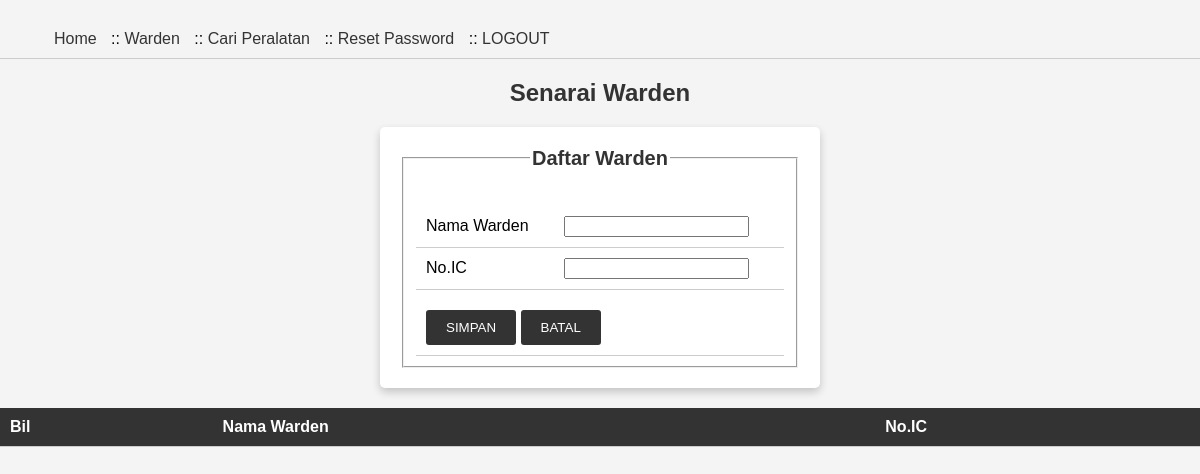
Before: /admin/index.php?menu=warden (signed in) with the older database file.
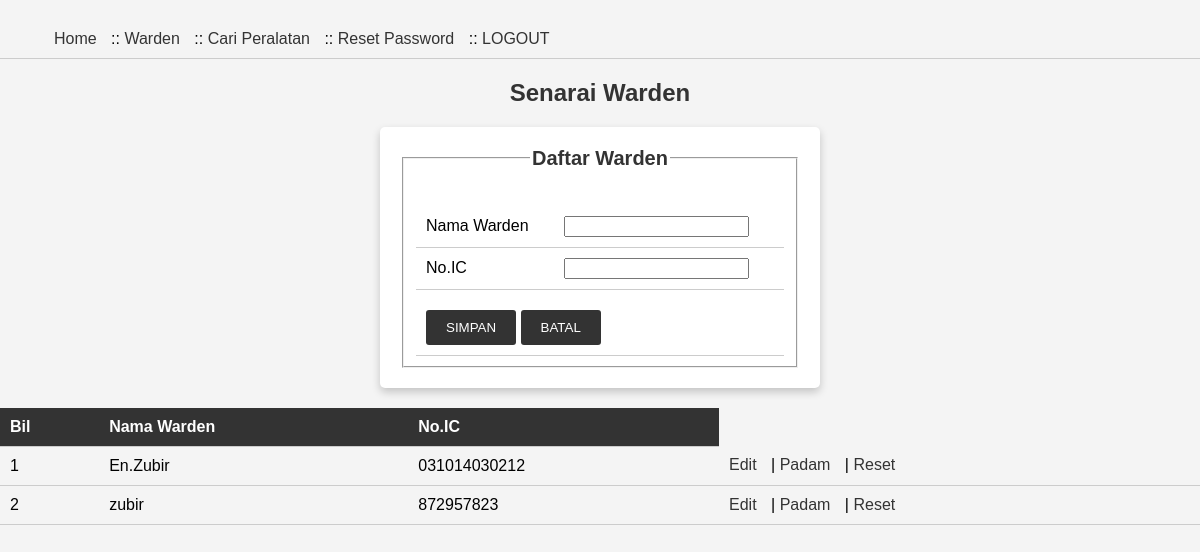
After: the same page with the newer database file.
### tables this page shows
CREATE TABLE `warden` (
  `idwarden` int NOT NULL,
  `namawarden` varchar(80) NOT NULL,
  `nokpwarden` varchar(12) NOT NULL,
  `kata` varchar(250) NOT NULL
);

### admin/warden.php (the view, shortened to what this page needs)
<!DOCTYPE html>
<html lang="en">
<head>
    <link rel="stylesheet" href="warden.css">
</head>
<body>
<h2>Senarai Warden</h2>
<?php
if(!isset($_GET['edit'])){
    ?>
    <form action="simpan.php" method="post">
        <fieldset>
            <legend>Daftar Warden</legend>
            <table>
                <tr>
                    <td>Nama Warden</td>
                    <td><input type="text" name="namawarden" required></td>
                </tr>
                <tr>
                    <td>No.IC</td>
                    <td><input type="number" name="nokpwarden" required minlength="12" maxlength="12"></td>
                </tr>
                <tr>
                    <td colspan="2">
                        <button type="submit">SIMPAN</button>
                        <button type="reset">BATAL</button>
                    </td>
                </tr>
            </table>
        </fieldset>
    </form>
    <?php
}
?>
<table class="table">
    <tr>
        <th>Bil</th>
        <th>Nama Warden</th>
        <th>No.IC</th>
    </tr>
    <?php
    $bil = 1;
    $sql = "SELECT * FROM warden ORDER BY namawarden";
    $result = $conn->query($sql);
    while ($row = $result->fetch_object()) {
        ?>
        <tr>
            <td><?php echo $bil++; ?></td>
            <td><?php echo $row->namawarden; ?></td>
            <td><?php echo $row->nokpwarden; ?></td>
            <td>
                <a href="index.php?menu=warden&edit=<?php echo $row->idwarden; ?>">Edit</a>
                |
                <a href="padam.php?idwarden=<?php echo $row->idwarden; ?>" onclick="return sahkan()">Padam</a>
                |
                <a href="reset.php?idwarden=<?php echo $row->idwarden; ?>">Reset</a>
            </td>
        </tr>
        <?php
    }
    ?>
</table>
</body>
</html>

Changed rows visible on the page:
added warden: namawarden "En.Zubir", nokpwarden "031014030212"
added warden: namawarden "zubir", nokpwarden "872957823"
